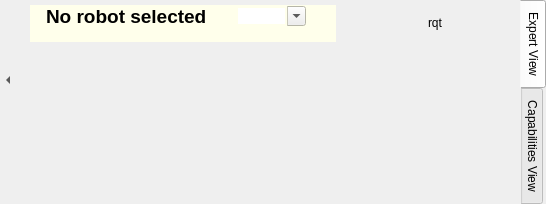
  <widget class="QWidget" name="centralwidget">
   <layout class="QHBoxLayout" name="horizontalLayout_9">
    <property name="spacing">
     <number>0</number>
    </property>
    <property name="margin">
     <number>0</number>
    </property>
    <item>
     <widget class="QFrame" name="frame_2">
      <property name="frameShape">
       <enum>QFrame::NoFrame</enum>
      </property>
      <property name="frameShadow">
       <enum>QFrame::Raised</enum>
      </property>
      <layout class="QVBoxLayout" name="verticalLayout">
       <property name="spacing">
        <number>1</number>
       </property>
       <property name="margin">
        <number>0</number>
       </property>
       <item>
        <widget class="QToolButton" name="hideDocksButton">
         <property name="sizePolicy">
          <sizepolicy hsizetype="Fixed" vsizetype="Preferred">
           <horstretch>0</horstretch>
           <verstretch>0</verstretch>
          </sizepolicy>
         </property>
         <property name="text">
          <string>...</string>
         </property>
         <property name="iconSize">
          <size>
           <width>8</width>
           <height>8</height>
          </size>
         </property>
         <property name="checkable">
          <bool>true</bool>
         </property>
         <property name="popupMode">
          <enum>QToolButton::DelayedPopup</enum>
         </property>
         <property name="toolButtonStyle">
          <enum>Qt::ToolButtonIconOnly</enum>
         </property>
         <property name="autoRaise">
          <bool>true</bool>
         </property>
         <property name="arrowType">
          <enum>Qt::LeftArrow</enum>
         </property>
        </widget>
       </item>
       <item>
        <widget class="QPushButton" name="logButton">
         <property name="maximumSize">
          <size>
           <width>16</width>
           <height>20</height>
          </size>
         </property>
         <property name="text">
          <string/>
         </property>
         <property name="icon">
          <iconset resource="GUI.qrc">
           <normaloff>:/icons/crystal_clear_show_io.png</normaloff>:/icons/crystal_clear_show_io.png</iconset>
         </property>
         <property name="iconSize">
          <size>
           <width>16</width>
           <height>16</height>
          </size>
         </property>
         <property name="flat">
          <bool>true</bool>
         </property>
        </widget>
       </item>
       <item>
        <widget class="QPushButton" name="infoButton">
         <property name="sizePolicy">
          <sizepolicy hsizetype="Preferred" vsizetype="Fixed">
           <horstretch>0</horstretch>
           <verstretch>0</verstretch>
          </sizepolicy>
         </property>
         <property name="maximumSize">
          <size>
           <width>16</width>
           <height>16777215</height>
          </size>
         </property>
         <property name="icon">
          <iconset resource="GUI.qrc">
           <normaloff>:/icons/crystal_clear_info.png</normaloff>:/icons/crystal_clear_info.png</iconset>
         </property>
         <property name="flat">
          <bool>true</bool>
         </property>
        </widget>
       </item>
      </layout>
     </widget>
    </item>
    <item>
     <widget class="QTabWidget" name="tabWidget">
      <property name="autoFillBackground">
       <bool>true</bool>
      </property>
      <property name="tabPosition">
       <enum>QTabWidget::East</enum>
      </property>
      <property name="currentIndex">
       <number>0</number>
      </property>
      <property name="elideMode">
       <enum>Qt::ElideLeft</enum>
      </property>
      <property name="documentMode">
       <bool>true</bool>
      </property>
      <widget class="QWidget" name="expert_tab">
       <property name="autoFillBackground">
        <bool>true</bool>
       </property>
       <attribute name="title">
        <string>Expert View</string>
       </attribute>
       <layout class="QVBoxLayout" name="verticalLayout_2">
        <property name="spacing">
         <number>3</number>
        </property>
        <property name="leftMargin">
         <number>3</number>
        </property>
        <property name="topMargin">
         <number>2</number>
        </property>
        <property name="rightMargin">
         <number>6</number>
        </property>
        <property name="bottomMargin">
         <number>3</number>
        </property>
        <item>
         <widget class="QFrame" name="masterInfoFrame">
          <property name="enabled">
           <bool>true</bool>
          </property>
          <property name="sizePolicy">
           <sizepolicy hsizetype="Preferred" vsizetype="Fixed">
            <horstretch>0</horstretch>
            <verstretch>0</verstretch>
           </sizepolicy>
          </property>
          <property name="autoFillBackground">
           <bool>false</bool>
          </property>
          <property name="frameShape">
           <enum>QFrame::NoFrame</enum>
          </property>
          <property name="lineWidth">
           <number>0</number>
          </property>
          <layout class="QHBoxLayout" name="horizontalLayout_4">
           <property name="spacing">
            <number>1</number>
           </property>
           <property name="margin">
            <number>3</number>
           </property>
           <item>
            <widget class="QLabel" name="imageLabel">
             <property name="enabled">
              <bool>true</bool>
             </property>
             <property name="sizePolicy">
              <sizepolicy hsizetype="Fixed" vsizetype="Minimum">
               <horstretch>0</horstretch>
               <verstretch>0</verstretch>
              </sizepolicy>
             </property>
             <property name="text">
              <string/>
             </property>
            </widget>
           </item>
           <item>
            <widget class="QFrame" name="nameFrame">
             <property name="palette">
              <palette>
               <active>
                <colorrole role="Base">
                 <brush brushstyle="SolidPattern">
                  <color alpha="255">
                   <red>255</red>
                   <green>255</green>
                   <blue>255</blue>
                  </color>
                 </brush>
                </colorrole>
                <colorrole role="Window">
                 <brush brushstyle="SolidPattern">
                  <color alpha="255">
                   <red>255</red>
                   <green>255</green>
                   <blue>235</blue>
                  </color>
                 </brush>
                </colorrole>
               </active>
               <inactive>
                <colorrole role="Base">
                 <brush brushstyle="SolidPattern">
                  <color alpha="255">
                   <red>255</red>
                   <green>255</green>
                   <blue>255</blue>
                  </color>
                 </brush>
                </colorrole>
                <colorrole role="Window">
                 <brush brushstyle="SolidPattern">
                  <color alpha="255">
                   <red>255</red>
                   <green>255</green>
                   <blue>235</blue>
                  </color>
                 </brush>
                </colorrole>
               </inactive>
               <disabled>
                <colorrole role="Base">
                 <brush brushstyle="SolidPattern">
                  <color alpha="255">
                   <red>255</red>
                   <green>255</green>
                   <blue>235</blue>
                  </color>
                 </brush>
                </colorrole>
                <colorrole role="Window">
                 <brush brushstyle="SolidPattern">
                  <color alpha="255">
                   <red>255</red>
                   <green>255</green>
                   <blue>235</blue>
                  </color>
                 </brush>
                </colorrole>
               </disabled>
              </palette>
             </property>
             <property name="autoFillBackground">
              <bool>true</bool>
             </property>
             <layout class="QVBoxLayout" name="verticalLayout_7">
              <property name="spacing">
               <number>0</number>
              </property>
              <property name="margin">
               <number>0</number>
              </property>
              <item>
               <widget class="QFrame" name="frame">
                <property name="frameShape">
                 <enum>QFrame::NoFrame</enum>
                </property>
                <property name="frameShadow">
                 <enum>QFrame::Raised</enum>
                </property>
                <layout class="QHBoxLayout" name="horizontalLayout_6">
                 <property name="spacing">
                  <number>0</number>
                 </property>
                 <property name="margin">
                  <number>0</number>
                 </property>
                 <item>
                  <widget class="QLabel" name="simTimeLabel">
                   <property name="sizePolicy">
                    <sizepolicy hsizetype="Fixed" vsizetype="Fixed">
                     <horstretch>0</horstretch>
                     <verstretch>0</verstretch>
                    </sizepolicy>
                   </property>
                   <property name="toolTip">
                    <string>&lt;html&gt;&lt;head/&gt;&lt;body&gt;&lt;p&gt;`use_sim_time` is enabled&lt;/p&gt;&lt;/body&gt;&lt;/html&gt;</string>
                   </property>
                   <property name="text">
                    <string/>
                   </property>
                   <property name="pixmap">
                    <pixmap resource="GUI.qrc">:/icons/crystal_clear_xclock.png</pixmap>
                   </property>
                  </widget>
                 </item>
                 <item>
                  <widget class="QLabel" name="launchServerLabel">
                   <property name="sizePolicy">
                    <sizepolicy hsizetype="Fixed" vsizetype="Fixed">
                     <horstretch>0</horstretch>
                     <verstretch>0</verstretch>
                    </sizepolicy>
                   </property>
                   <property name="maximumSize">
                    <size>
                     <width>20</width>
                     <height>20</height>
                    </size>
                   </property>
                   <property name="toolTip">
                    <string>&lt;html&gt;&lt;head/&gt;&lt;body&gt;&lt;p&gt;`roslaunch/uris` are registered and corresponding server contain not only rosmaster.&lt;/p&gt;&lt;/body&gt;&lt;/html&gt;</string>
                   </property>
                   <property name="text">
                    <string/>
                   </property>
                   <property name="pixmap">
                    <pixmap resource="GUI.qrc">:/icons/crystal_clear_launch_server.png</pixmap>
                   </property>
                   <property name="scaledContents">
                    <bool>true</bool>
                   </property>
                  </widget>
                 </item>
                 <item>
                  <widget class="QLabel" name="masternameLabel">
                   <property name="text">
                    <string>&lt;!DOCTYPE HTML PUBLIC &quot;-//W3C//DTD HTML 4.0//EN&quot; &quot;http://www.w3.org/TR/REC-html40/strict.dtd&quot;&gt;
&lt;html&gt;&lt;head&gt;&lt;meta name=&quot;qrichtext&quot; content=&quot;1&quot; /&gt;&lt;style type=&quot;text/css&quot;&gt;
p, li { white-space: pre-wrap; }
&lt;/style&gt;&lt;/head&gt;&lt;body style=&quot; font-family:'Ubuntu'; font-size:9pt; font-weight:400; font-style:normal;&quot;&gt;
&lt;p style=&quot; margin-top:0px; margin-bottom:0px; margin-left:0px; margin-right:0px; -qt-block-indent:0; text-indent:0px;&quot;&gt;&lt;span style=&quot; font-size:14pt; font-weight:600;&quot;&gt;No robot selected&lt;/span&gt;&lt;/p&gt;&lt;/body&gt;&lt;/html&gt;</string>
                   </property>
                   <property name="indent">
                    <number>2</number>
                   </property>
                  </widget>
                 </item>
                 <item>
                  <widget class="QFrame" name="user_frame">
                   <property name="frameShape">
                    <enum>QFrame::NoFrame</enum>
                   </property>
                   <property name="frameShadow">
                    <enum>QFrame::Raised</enum>
                   </property>
                   <layout class="QHBoxLayout" name="horizontalLayout_3">
                    <property name="spacing">
                     <number>0</number>
                    </property>
                    <property name="margin">
                     <number>0</number>
                    </property>
                    <item>
                     <spacer name="horizontalSpacer_2">
                      <property name="orientation">
                       <enum>Qt::Horizontal</enum>
                      </property>
                      <property name="sizeHint" stdset="0">
                       <size>
                        <width>16</width>
                        <height>20</height>
                       </size>
                      </property>
                     </spacer>
                    </item>
                    <item>
                     <widget class="QLabel" name="user_label">
                      <property name="text">
                       <string/>
                      </property>
                      <property name="pixmap">
                       <pixmap resource="GUI.qrc">:/icons/crystal_clear_user.png</pixmap>
                      </property>
                     </widget>
                    </item>
                    <item>
                     <widget class="QComboBox" name="userComboBox">
                      <property name="maximumSize">
                       <size>
                        <width>16777215</width>
                        <height>20</height>
                       </size>
                      </property>
                      <property name="font">
                       <font>
                        <italic>true</italic>
                       </font>
                      </property>
                      <property name="toolTip">
                       <string>&lt;html&gt;&lt;head/&gt;&lt;body&gt;&lt;p&gt;&lt;span style=&quot; font-style:normal;&quot;&gt;The username used for connections to this host&lt;/span&gt;&lt;/p&gt;&lt;/body&gt;&lt;/html&gt;</string>
                      </property>
                      <property name="editable">
                       <bool>true</bool>
                      </property>
                      <property name="currentIndex">
                       <number>-1</number>
                      </property>
                      <property name="maxCount">
                       <number>15</number>
                      </property>
                      <property name="frame">
                       <bool>false</bool>
                      </property>
                     </widget>
                    </item>
                    <item>
                     <spacer name="horizontalSpacer">
                      <property name="orientation">
                       <enum>Qt::Horizontal</enum>
                      </property>
                      <property name="sizeType">
                       <enum>QSizePolicy::Fixed</enum>
                      </property>
                      <property name="sizeHint" stdset="0">
                       <size>
                        <width>10</width>
                        <height>20</height>
                       </size>
                      </property>
                     </spacer>
                    </item>
                   </layout>
                  </widget>
                 </item>
                 <item>
                  <widget class="QPushButton" name="setTimeButton">
                   <property name="enabled">
                    <bool>true</bool>
                   </property>
                   <property name="sizePolicy">
                    <sizepolicy hsizetype="Fixed" vsizetype="Fixed">
                     <horstretch>0</horstretch>
                     <verstretch>0</verstretch>
                    </sizepolicy>
                   </property>
                   <property name="maximumSize">
                    <size>
                     <width>20</width>
                     <height>20</height>
                    </size>
                   </property>
                   <property name="toolTip">
                    <string>&lt;html&gt;&lt;head/&gt;&lt;body&gt;&lt;p&gt;Open a dialog to set the clock of this host.&lt;/p&gt;&lt;/body&gt;&lt;/html&gt;</string>
                   </property>
                   <property name="text">
                    <string/>
                   </property>
                   <property name="icon">
                    <iconset resource="GUI.qrc">
                     <normaloff>:/icons/crystal_clear_set_clock.png</normaloff>:/icons/crystal_clear_set_clock.png</iconset>
                   </property>
                   <property name="shortcut">
                    <string>F5</string>
                   </property>
                   <property name="flat">
                    <bool>true</bool>
                   </property>
                  </widget>
                 </item>
                </layout>
               </widget>
              </item>
              <item>
               <widget class="QLabel" name="masterInfoLabel">
                <property name="text">
                 <string/>
                </property>
                <property name="indent">
                 <number>2</number>
                </property>
               </widget>
              </item>
             </layout>
            </widget>
           </item>
           <item>
            <widget class="QPushButton" name="refreshHostButton">
             <property name="enabled">
              <bool>true</bool>
             </property>
             <property name="sizePolicy">
              <sizepolicy hsizetype="Fixed" vsizetype="Fixed">
               <horstretch>0</horstretch>
               <verstretch>0</verstretch>
              </sizepolicy>
             </property>
             <property name="maximumSize">
              <size>
               <width>32</width>
               <height>16777215</height>
              </size>
             </property>
             <property name="toolTip">
              <string>Updates the current host (F5)</string>
             </property>
             <property name="text">
              <string/>
             </property>
             <property name="icon">
              <iconset resource="GUI.qrc">
               <normaloff>:/icons/oxygen_view_refresh.png</normaloff>:/icons/oxygen_view_refresh.png</iconset>
             </property>
             <property name="shortcut">
              <string>F5</string>
             </property>
             <property name="flat">
              <bool>true</bool>
             </property>
            </widget>
           </item>
           <item>
            <widget class="QPushButton" name="runButton">
             <property name="sizePolicy">
              <sizepolicy hsizetype="Fixed" vsizetype="Fixed">
               <horstretch>0</horstretch>
               <verstretch>0</verstretch>
              </sizepolicy>
             </property>
             <property name="maximumSize">
              <size>
               <width>24</width>
               <height>16777215</height>
              </size>
             </property>
             <property name="toolTip">
              <string>Runs a node without configuration (Alt+N)</string>
             </property>
             <property name="text">
              <string/>
             </property>
             <property name="icon">
              <iconset resource="GUI.qrc">
               <normaloff>:/icons/crystal_clear_clicknrun.png</normaloff>:/icons/crystal_clear_clicknrun.png</iconset>
             </property>
             <property name="iconSize">
              <size>
               <width>16</width>
               <height>16</height>
              </size>
             </property>
             <property name="shortcut">
              <string>Alt+N</string>
             </property>
             <property name="flat">
              <bool>true</bool>
             </property>
            </widget>
           </item>
           <item>
            <widget class="QPushButton" name="rqtButton">
             <property name="sizePolicy">
              <sizepolicy hsizetype="Fixed" vsizetype="Fixed">
               <horstretch>0</horstretch>
               <verstretch>0</verstretch>
              </sizepolicy>
             </property>
             <property name="toolTip">
              <string>&lt;html&gt;&lt;head/&gt;&lt;body&gt;&lt;p&gt;starts the &lt;span style=&quot; font-weight:600;&quot;&gt;rqt plugins&lt;/span&gt; that are connected to the selected master&lt;/p&gt;&lt;/body&gt;&lt;/html&gt;</string>
             </property>
             <property name="text">
              <string>rqt</string>
             </property>
             <property name="flat">
              <bool>true</bool>
             </property>
            </widget>
           </item>
           <item>
            <widget class="QPushButton" name="syncButton">
             <property name="minimumSize">
              <size>
               <width>35</width>
               <height>0</height>
              </size>
             </property>
             <property name="maximumSize">
              <size>
               <width>35</width>
               <height>16777215</height>
              </size>
             </property>
             <property name="toolTip">
              <string>&lt;html&gt;&lt;head/&gt;&lt;body&gt;&lt;p&gt;Opens a sync dialog with additional sync options&lt;/p&gt;&lt;/body&gt;&lt;/html&gt;</string>
             </property>
             <property name="whatsThis">
              <string>&lt;!DOCTYPE HTML PUBLIC &quot;-//W3C//DTD HTML 4.0//EN&quot; &quot;http://www.w3.org/TR/REC-html40/strict.dtd&quot;&gt;
&lt;html&gt;&lt;head&gt;&lt;meta name=&quot;qrichtext&quot; content=&quot;1&quot; /&gt;&lt;style type=&quot;text/css&quot;&gt;
p, li { white-space: pre-wrap; }
&lt;/style&gt;&lt;/head&gt;&lt;body style=&quot; font-family:'Ubuntu'; font-size:9pt; font-weight:400; font-style:normal;&quot;&gt;
&lt;p style=&quot; margin-top:0px; margin-bottom:0px; margin-left:0px; margin-right:0px; -qt-block-indent:0; text-indent:0px;&quot;&gt;Enables / Disables the synchronization to discovered hosts. &lt;/p&gt;
&lt;p style=&quot; margin-top:0px; margin-bottom:0px; margin-left:0px; margin-right:0px; -qt-block-indent:0; text-indent:0px;&quot;&gt;This is done by running the &lt;span style=&quot; font-weight:600;&quot;&gt;master_sync&lt;/span&gt; node of &lt;span style=&quot; font-weight:600;&quot;&gt;fkie_master_sync&lt;/span&gt; package.&lt;/p&gt;
&lt;p style=&quot;-qt-paragraph-type:empty; margin-top:0px; margin-bottom:0px; margin-left:0px; margin-right:0px; -qt-block-indent:0; text-indent:0px;&quot;&gt;&lt;/p&gt;
&lt;p style=&quot; margin-top:0px; margin-bottom:0px; margin-left:0px; margin-right:0px; -qt-block-indent:0; text-indent:0px;&quot;&gt;The checkbox next to each host name in ROS network indicates whether the master_sync node is running.&lt;/p&gt;
&lt;p style=&quot;-qt-paragraph-type:empty; margin-top:0px; margin-bottom:0px; margin-left:0px; margin-right:0px; -qt-block-indent:0; text-indent:0px;&quot;&gt;&lt;/p&gt;
&lt;p style=&quot; margin-top:0px; margin-bottom:0px; margin-left:0px; margin-right:0px; -qt-block-indent:0; text-indent:0px;&quot;&gt;&lt;img src=&quot;:/icons/crystal_clear_warning.png&quot; /&gt; This button is disabled, if the local ROS_MASTER_URI is referenced to a remote host.&lt;/p&gt;&lt;/body&gt;&lt;/html&gt;</string>
             </property>
             <property name="text">
              <string/>
             </property>
             <property name="icon">
              <iconset resource="GUI.qrc">
               <normaloff>:/icons/irondevil_sync.png</normaloff>:/icons/irondevil_sync.png</iconset>
             </property>
             <property name="shortcut">
              <string>Ctrl+S</string>
             </property>
             <property name="checkable">
              <bool>true</bool>
             </property>
             <property name="checked">
              <bool>false</bool>
             </property>
             <property name="flat">
              <bool>true</bool>
             </property>
            </widget>
           </item>
          </layout>
         </widget>
        </item>
        <item>
         <widget class="QWidget" name="tabPlace" native="true"/>
        </item>
       </layout>
      </widget>
      <widget class="QWidget" name="capabilities_tab">
       <attribute name="title">
        <string>Capabilities View</string>
       </attribute>
       <layout class="QHBoxLayout" name="horizontalLayout_2">
        <property name="spacing">
         <number>0</number>
        </property>
        <property name="margin">
         <number>1</number>
        </property>
       </layout>
      </widget>
     </widget>
    </item>
   </layout>
  </widget>
